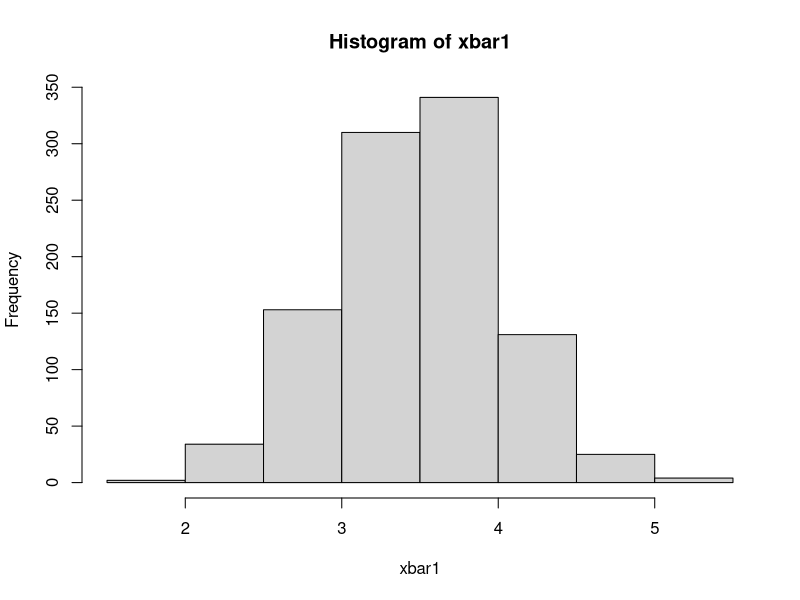
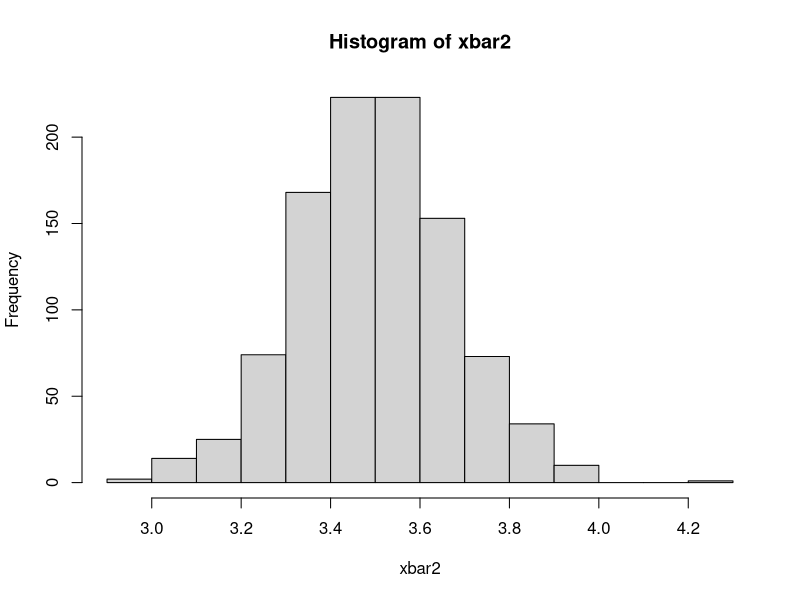

The R source for these figures, in order:
set.seed(101)

dice <- seq(1:6)

xbar1 <- NULL
for(i in 1:1000){
	roll <- sample(dice, 10, replace = TRUE)
	xbar1[i] <- mean(roll)
}

hist(xbar1)



xbar2 <- NULL
for(i in 1:1000){
	roll <- sample(dice, 100, replace = TRUE)
	xbar2[i] <- mean(roll)
}

hist(xbar2)

